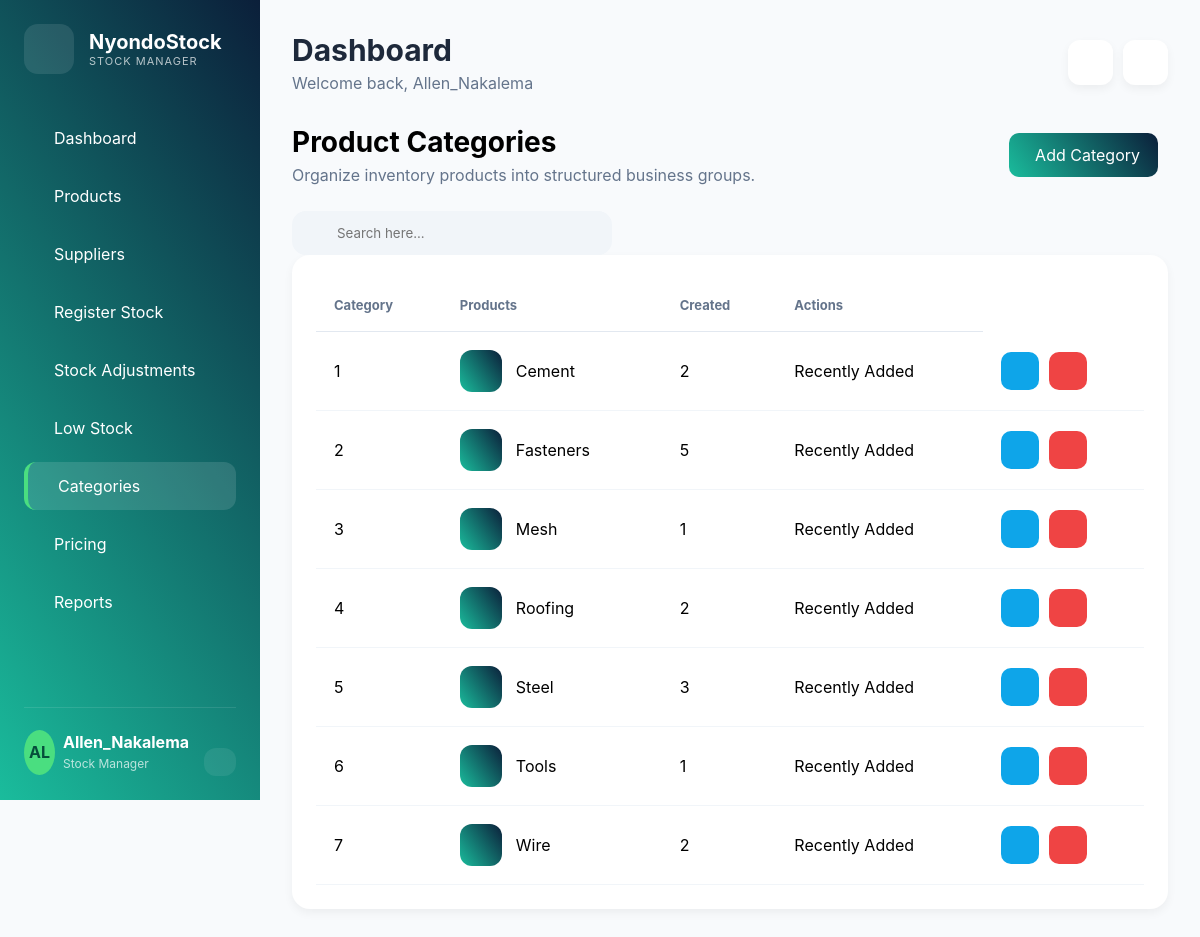
Page /categories/ (signed in) on the committed database.
### inventory_app/models.py (models this page shows, shortened)
class Category(models.Model):
    category_name = models.CharField(max_length=100, unique=True)

### inventory_app/views.py (the view)
# urls.py: path('categories/', views.category_list,
@login_required
def category_list(request):
    if not (
        is_admin(request.user)
        or is_manager(request.user)
    ):
        return redirect('access_denied')
    categories = Category.objects.all().order_by(
        'category_name'
    )
    context = {
        'categories': categories
    }
    return render(
        request,
        'manager/category_list.html',
        context
    )

### inventory_app/views.py (called while the page is built)
def is_admin(user):
    return (
        hasattr(user, 'userprofile')
        and user.userprofile.role
        and user.userprofile.role.username == 'ADMIN'
    )

### templates/manager/category_list.html (shortened to what this page needs)
{% extends 'manager/base_manager.html' %}
{% block content %}
<div class="page-header">
    <div>
        <h1>Product Categories</h1>
        <p>
            Organize inventory products into
            structured business groups.
        </p>
    </div>
    <a href="{% url 'add_category' %}"
       class="btn btn-primary">
        Add Category
    </a>
</div>
<div class="search-box">
    <input
    type="text"
    placeholder="Search here...">
</div>
<div class="card">
    <div class="table-responsive">
        <table class="custom-table">
            <thead>
                <tr>
                    <th>Category</th>
                    <th>Products</th>
                    <th>Created</th>
                    <th>Actions</th>
                </tr>
            </thead>
            <tbody>
                {% for category in categories %}
                <tr>
                    <td>{{ forloop.counter }}</td>
                    <td>
                        <div class="category-name">
                            <div class="category-icon">
                            </div>
                            <span>
                                {{ category.category_name }}
                            </span>
                        </div>
                    </td>
                    <td>
                        {{ category.product_set.count }}
                    </td>
                    <td>
                        Recently Added
                    </td>
                    <td>
                        <div class="action-buttons">
                            <a href="{% url 'edit_category' category.id %}"
                               class="btn-icon edit">
                            </a>
                            <a href="{% url 'delete_category' category.id %}"
                               class="btn-icon delete">
                            </a>
                        </div>
                    </td>
                </tr>
                {% endfor %}
            </tbody>
        </table>
    </div>
</div>
{% endblock %}

### templates/manager/partials/sidebar.html (shortened to what this page needs)
<aside class="sidebar">
    <div class="logo-section">
        <div class="logo-icon">
        </div>
        <div>
            <h2>NyondoStock</h2>
            <p>STOCK MANAGER</p>
        </div>
    </div>
    {% if request.user.userprofile.role.username == 'MANAGER' or request.user.userprofile.role.username == 'ADMIN' %}
   <nav class="nav-menu">
        <a href="{% url 'manager_dashboard' %}"
        class="nav-item {% if request.resolver_match.url_name == 'manager_dashboard' %}active{% endif %}">
            Dashboard
        </a>
        <a href="{% url 'product_list' %}"class="nav-item {% if request.resolver_match.url_name == 'product_list' %}active{% endif %}">
            Products
        </a>
        <a href="{% url 'supplier_list' %}"
        class="nav-item {% if request.resolver_match.url_name == 'supplier_list' %}active{% endif %}">
            Suppliers
        </a>
        <a href="{% url 'register_stock' %}"
        class="nav-item {% if request.resolver_match.url_name == 'register_stock' %}active{% endif %}">
            Register Stock
        </a>
        <a href="{% url 'stock_adjustments' %}"
        class="nav-item {% if request.resolver_match.url_name == 'stock_adjustments' %}active{% endif %}">
            Stock Adjustments
        </a>
        <a href="{% url 'low_stock' %}"
        class="nav-item {% if request.resolver_match.url_name == 'low_stock' %}active{% endif %}">
            Low Stock
        </a>
        <a href="{% url 'category_list' %}"class="nav-item {% if request.resolver_match.url_name == 'category_list' %}active{% endif %}">
            Categories
        </a>
        <a href="{% url 'pricing_list' %}" class="nav-item {% if request.resolver_match.url_name == 'pricing_list' %}active{% endif %}">
            Pricing
        </a>
        <a href="{% url 'reports_dashboard' %}" class="nav-item {% if request.resolver_match.url_name == 'reports_dashboard' %}active{% endif %}">
            Reports
        </a>
    </nav>
    {% endif %}
    <div class="sidebar-footer">
        <div class="avatar">
            {{ request.user.username|slice:":2"|upper }}
        </div>
        <div class="user-details">
             <div style="display: inline-block;">
            <strong>
                {{ request.user.username }}
            </strong>
            <span>
                Stock Manager
            </span>
            </div>
            <a href="{% url 'logout' %}" class="logout-btn">
            </a>
        </div>
    </div>
</aside>

### templates/manager/partials/topbar.html (shortened to what this page needs)
<header class="topbar">
    <div>
        <h1 class="page-title">
            {% block page_title %}
            Dashboard
            {% endblock %}
        </h1>
        <p class="page-subtitle">
            Welcome back,
            {{ request.user.username }}
        </p>
    </div>
    <div class="topbar-actions">
        <button class="topbar-btn">
        </button>
        <button class="topbar-btn">
        </button>
    </div>
</header>

### templates/manager/base_manager.html (style rules this page uses)
:root { --sidebar-gradient: linear-gradient(235deg, #0b1f3a, #1abc9c); --body-bg: #f8fafc; --card-bg: #ffffff; --text-dark: #1e293b; --text-muted: #64748b; --border-color: #e2e8f0; --shadow: 0 4px 10px rgba(0, 0, 0, 0.05); --radius: 18px; }
* { margin: 0; padding: 0; box-sizing: border-box; font-family: "Inter", sans-serif; }
body { background: var(--body-bg); }
.sidebar { width: 260px; background: var(--sidebar-gradient); color: white; padding: 24px; display: flex; flex-direction: column; height: 100vh; position: sticky; left: 0; top: 0; overflow-y: auto; flex-shrink: 0; }
.nav-item.active { background: rgba(255, 255, 255, 0.12); color: white; border-left: 4px solid #4ade80; }
.logo-section { display: flex; align-items: center; gap: 15px; margin-bottom: 40px; }
.logo-icon { width: 50px; height: 50px; border-radius: 14px; background: rgba(255, 255, 255, 0.1); display: flex; align-items: center; justify-content: center; font-size: 24px; }
.logo-section h2 { font-size: 20px; }
.logo-section p { font-size: 11px; opacity: 0.7; letter-spacing: 1px; }
.nav-menu { flex-grow: 1; }
.nav-item { display: flex; align-items: center; gap: 14px; text-decoration: none; color: white; padding: 14px 16px; border-radius: 12px; margin-bottom: 10px; transition: 0.3s; }
.sidebar-footer { display: flex; align-items: center; gap: 8px; padding-top: 20px; border-top: 1px solid rgba(255, 255, 255, 0.1); }
.avatar { width: 45px; height: 45px; border-radius: 50%; background: #4ade80; color: #064e3b; display: flex; align-items: center; justify-content: center; font-weight: bold; }
.user-details { display: flex; justify-content: space-between; align-items: center; gap: 4px; flex-direction: row; }
.user-details span { font-size: 12px; opacity: 0.7; }
.logout-btn { display: flex; align-items: center; gap: 10px; padding: 14px 16px; border-radius: 12px; text-decoration: none; color: white; margin-top: 20px; background: rgba(255, 255, 255, 0.08); transition: 0.3s; }
.topbar { display: flex; justify-content: space-between; align-items: center; margin-bottom: 30px; }
.page-title { font-size: 30px; color: var(--text-dark); }
.page-subtitle { color: var(--text-muted); margin-top: 5px; }
.topbar-actions { display: flex; gap: 10px; }
.topbar-btn { width: 45px; height: 45px; border: none; border-radius: 12px; background: white; box-shadow: var(--shadow); cursor: pointer; font-size: 18px; }
.card { background: var(--card-bg); border-radius: var(--radius); padding: 24px; box-shadow: var(--shadow); transition: 0.3s ease; }
table { width: 100%; border-collapse: collapse; }
table th { text-align: left; padding: 14px; color: var(--text-muted); font-size: 13px; border-bottom: 1px solid var(--border-color); }
table td { padding: 16px 14px; border-bottom: 1px solid var(--border-color); }
.search-box { position: relative; width: 320px; }
.search-box input { width: 100%; padding: 14px 18px 14px 45px; border: none; border-radius: 14px; background: #f1f5f9; outline: none; }
.table-responsive { overflow-x: auto; }
tbody tr { transition: 0.2s; }
.btn { border: none; padding: 12px 18px; margin: 10px; border-radius: 10px; cursor: pointer; text-decoration: none; display: inline-flex; justify-content: center; align-items: center; gap: 8px; }
.btn-primary { background: linear-gradient(235deg, #0b1f3a, #1abc9c); color: white; }
input, select, textarea { width: 100%; padding: 14px 16px; border: 1px solid #e2e8f0; border-radius: 12px; background: #fff; transition: 0.3s; }

### templates/manager/category_list.html (style rules this page uses)
.page-header { display:flex; justify-content:space-between; align-items:center; margin-bottom:24px; }
.page-header h1 { font-size:28px; margin-bottom:6px; }
.page-header p { color:#64748b; }
.table-responsive { overflow-x:auto; }
.custom-table { width:100%; border-collapse:collapse; }
.custom-table th { text-align:left; padding:18px; font-size:13px; color:#64748b; border-bottom:1px solid #e2e8f0; }
.custom-table td { padding:18px; border-bottom:1px solid #f1f5f9; }
.category-name { display:flex; align-items:center; gap:14px; }
.category-icon { width:42px; height:42px; border-radius:12px; background:linear-gradient( 235deg, #0B1F3A, #1ABC9C ); display:flex; align-items:center; justify-content:center; color:white; font-size:20px; }
.action-buttons { display:flex; gap:10px; }
.btn-icon { width:38px; height:38px; border-radius:10px; display:flex; align-items:center; justify-content:center; text-decoration:none; color:white; }
.btn-icon.edit { background:#0ea5e9; }
.btn-icon.delete { background:#ef4444; }

### rows in the picture
Category: category_name "Cement", product_set.count "2"
Category: category_name "Fasteners", product_set.count "5"
Category: category_name "Mesh", product_set.count "1"
Category: category_name "Roofing", product_set.count "2"
Category: category_name "Steel", product_set.count "3"
Category: category_name "Tools", product_set.count "1"
Category: category_name "Wire", product_set.count "2"

### other values in the picture
{{ request.user.username|slice:":2"|upper }} "AL"
{{ request.user.username }} "Allen_Nakalema"
